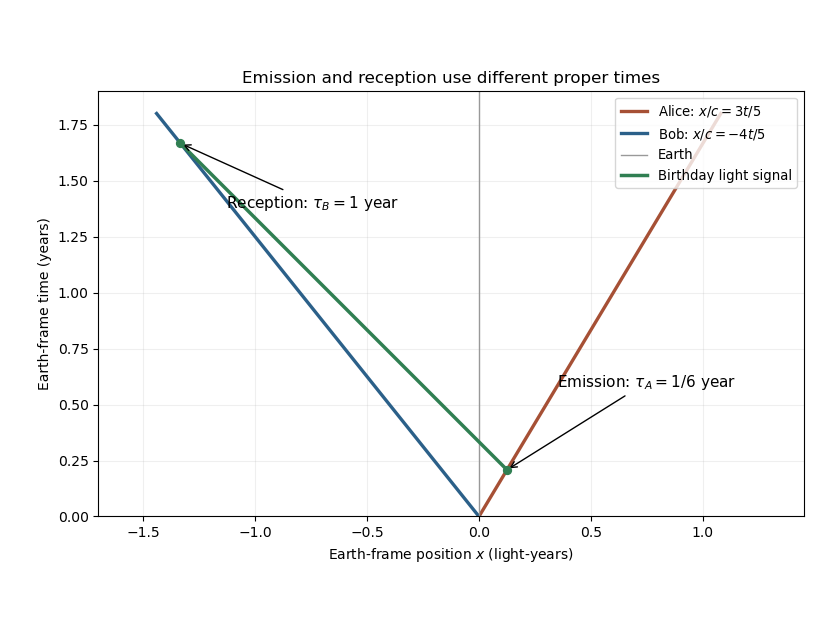

Generate this figure with Python:
"""Original exact Earth-frame birthday-signal spacetime geometry."""
from pathlib import Path
import matplotlib
matplotlib.use("Agg")
import matplotlib.pyplot as plt
import numpy as np

ta=5/24;tb=5/3;t=np.linspace(0,1.8,501)
fig,ax=plt.subplots(figsize=(8.2,6.2),dpi=100,facecolor="white")
ax.plot(.6*t,t,lw=2.4,color="#a65035",label=r"Alice: $x/c=3t/5$")
ax.plot(-.8*t,t,lw=2.4,color="#2b6089",label=r"Bob: $x/c=-4t/5$")
ax.axvline(0,color="0.6",lw=1,label="Earth")
light_t=np.linspace(ta,tb,100);ax.plot(1.6*ta-light_t,light_t,color="#307f52",lw=2.5,label="Birthday light signal")
ax.scatter([.6*ta,-.8*tb],[ta,tb],s=32,color="#307f52",zorder=5)
ax.annotate(r"Emission: $\tau_A=1/6$ year",xy=(.6*ta,ta),xytext=(.35,.58),arrowprops={"arrowstyle":"->"},fontsize=11)
ax.annotate(r"Reception: $\tau_B=1$ year",xy=(-.8*tb,tb),xytext=(-1.13,1.38),arrowprops={"arrowstyle":"->"},fontsize=11)
ax.set(xlabel=r"Earth-frame position $x$ (light-years)",ylabel="Earth-frame time (years)",xlim=(-1.7,1.45),ylim=(0,1.9),title="Emission and reception use different proper times")
ax.set_aspect("equal",adjustable="box");ax.grid(alpha=.2);ax.legend(loc="upper right",fontsize=9.5)
fig.subplots_adjust(left=.12,right=.98,top=.9,bottom=.12)
fig.savefig(Path.cwd()/Path(__file__).with_suffix(".png").name,facecolor="white")
